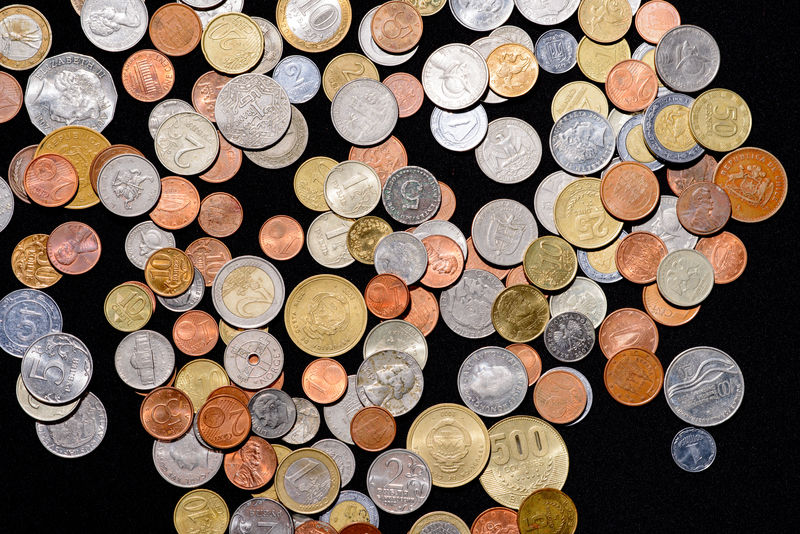
#> input picture lession5/circle_image.jpg, 800 x 534 px
$ python circle.py
#> lines starting #> are read from the running program, lines starting #| are printed output that depends on the picture; after the words box and inside, x2 and y2 are one past the last pixel; in counts of white or black regions, pixels touching at a corner belong together
#!/usr/bin/env python3
# -*- coding: utf-8 -*-
"""
Hough Circle Detection.
Input: circle_image.jpg
Output: circle_detection_with_gradient.jpg, circle_detection_without_gradient.jpg
"""

import cv2
import numpy as np
import matplotlib.pyplot as plt


def detect_circles(image_path, param2_value, use_gradient_label="Default"):
    """Detects circles using HoughCircles.
    Args:
        image_path (str): Path to input image.
        param2_value (float): Accumulator threshold for circle centers.
        use_gradient_label (str): Label for display.
    Returns:
        tuple: (output_image, circles_detected)
    """
#> called with image_path = 'circle_image.jpg', param2_value = 30, use_gradient_label = 'With Gradient'
    img = cv2.imread(image_path)
#> img is the input picture: shape (534, 800, 3); mean B, G, R 92.1, 106.7, 125.4
    if img is None:
        raise FileNotFoundError(f"Image not found at {image_path}")
    output = img.copy()
    gray = cv2.cvtColor(img, cv2.COLOR_BGR2GRAY)
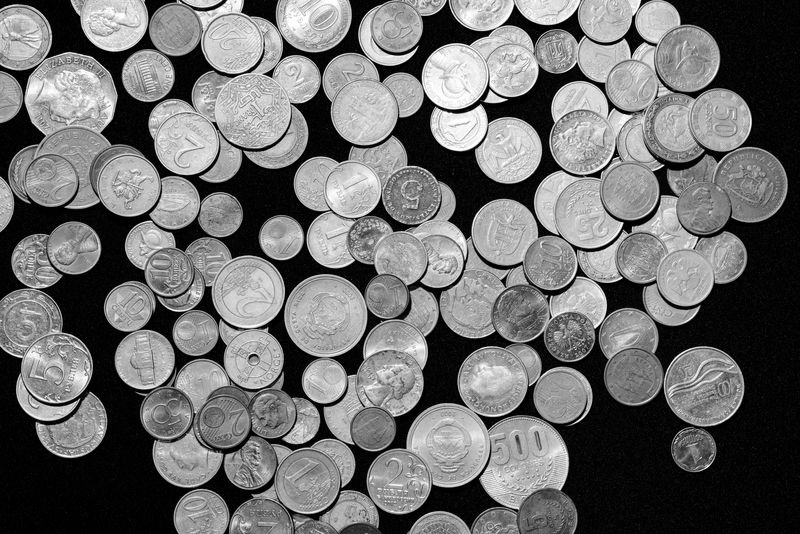
#> gray: shape (534, 800); min 0, max 255, mean 110.6
    # Reduce noise
    gray_blur = cv2.medianBlur(gray, 5)
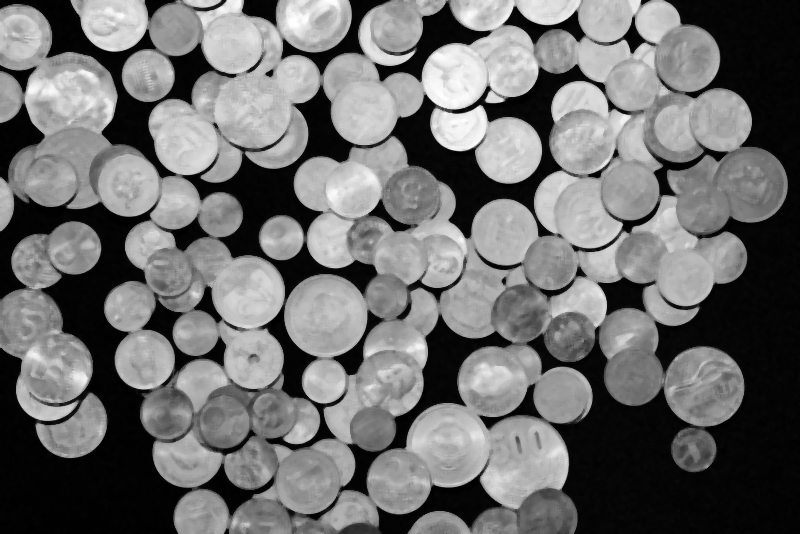
#> gray_blur: shape (534, 800); min 0, max 255, mean 110.4
    # Detect circles
    circles = cv2.HoughCircles(
        gray_blur,
        method=cv2.HOUGH_GRADIENT,
        dp=1,
        minDist=50,  # adjust based on image
        param1=100,  # upper threshold for Canny
        param2=param2_value,
        minRadius=20,
        maxRadius=100,
    )
#> circles = 77 rows, first 8: [128.5, 339.5, 99.4], [170.5, 377.5, 99.4], [273.5, 352.5, 99.4], [704.5, 386.5, 39.2], [523.5, 260.5, 99.4], [105.5, 289.5, 84], [686.5, 57.5, 32.9], [228.5, 401.5, 79.5]
    if circles is not None:
        circles = np.uint16(np.around(circles))
#> circles = 77 rows, first 8: [128, 340, 99], [170, 378, 99], [274, 352, 99], [704, 386, 39], [524, 260, 99], [106, 290, 84], [686, 58, 33], [228, 402, 80]
        for circle in circles[0, :]:
            center = (circle[0], circle[1])
            radius = circle[2]
            # Draw circle outline
            cv2.circle(output, center, radius, (0, 255, 0), 2)
            # Draw circle center
            cv2.circle(output, center, 2, (0, 0, 255), 3)
#> this loop made 77 passes
#> (center, radius) on passes 1 to 12: ((128, 340), 99), ((170, 378), 99), ((274, 352), 99), ((704, 386), 39), ((524, 260), 99), ((106, 290), 84), ((686, 58), 33), ((228, 402), 80), ((522, 462), 46), ((126, 196), 99), ((336, 318), 99), ((398, 480), 32)
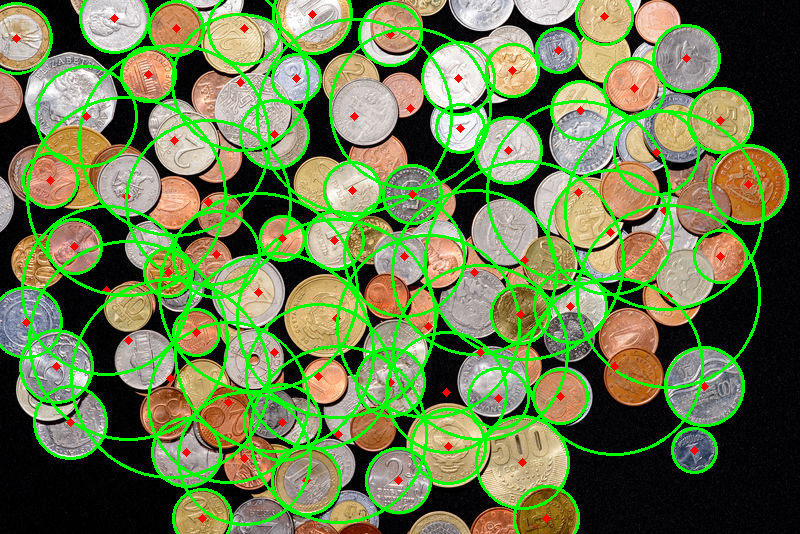
#> output: shape (534, 800, 3); 15.98% of pixels changed, all inside (x1, y1, x2, y2) = (0, 0, 789, 534)
        print(f"[{use_gradient_label}] Detected {len(circles[0])} circles.")
#| [With Gradient] Detected 77 circles.
    else:
        print(f"[{use_gradient_label}] No circles detected.")
    return output, circles


if __name__ == "__main__":
    IMAGE_PATH = "circle_image.jpg"
    # Case 1: With gradient (stricter, higher param2)
    result_with, circles_with = detect_circles(
        IMAGE_PATH, param2_value=30, use_gradient_label="With Gradient"
    )
#> circles_with has the same summary as circles in detect_circles
    # Case 2: Without gradient (looser, lower param2)
    result_without, circles_without = detect_circles(
        IMAGE_PATH, param2_value=20, use_gradient_label="Without Gradient"
    )
#> call 2 of detect_circles, with image_path = 'circle_image.jpg', param2_value = 20, use_gradient_label = 'Without Gradient'
#> in detect_circles (call 2), `circles = cv2.HoughCircles( gray_blur, method=cv2.HOUGH_GRADIENT, dp=1..`: circles = 103 rows, first 8: [128.5, 339.5, 99.4], [170.5, 377.5, 99.4], [273.5, 352.5, 99.4], [347.5, 438.5, 91.7], [123.5, 197.5, 99.4], [127.5, 286.5, 99.4], [310.5, 307.5, 97.2], [704.5, 386.5, 39.2]
#> in detect_circles (call 2), `circles = np.uint16(np.around(circles))`: circles = 103 rows, first 8: [128, 340, 99], [170, 378, 99], [274, 352, 99], [348, 438, 92], [124, 198, 99], [128, 286, 99], [310, 308, 97], [704, 386, 39]
#> the loop in detect_circles (call 2), `for circle in circles[0, :]:` made 103 passes
#> after the loop in detect_circles (call 2), `for circle in circles[0, :]:`:
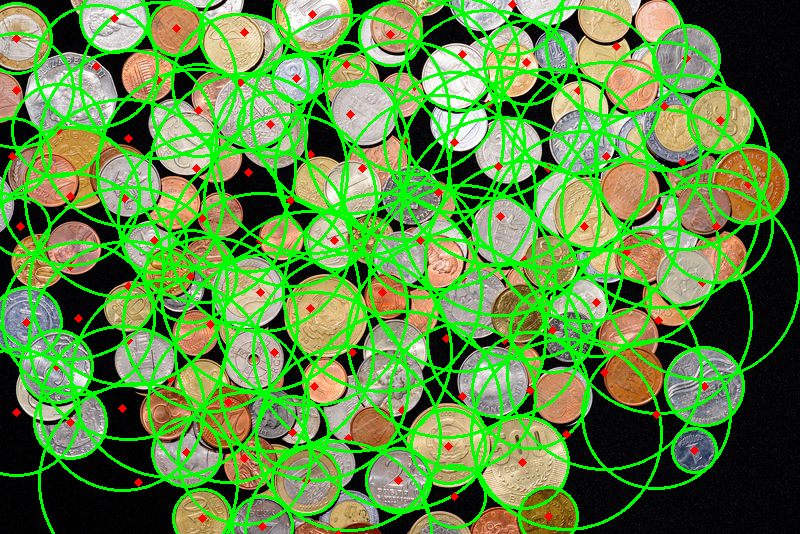
#> output: shape (534, 800, 3); mean B, G, R 65.7, 139.4, 92
#| [Without Gradient] Detected 103 circles.
#> circles_without has the same summary as circles in detect_circles
    # Save results
    cv2.imwrite("circle_detection_with_gradient.jpg", result_with)
    cv2.imwrite("circle_detection_without_gradient.jpg", result_without)
    # Display
    plt.figure(figsize=(12, 6))
    plt.subplot(1, 2, 1)
    plt.imshow(cv2.cvtColor(result_with, cv2.COLOR_BGR2RGB))
    plt.title("With Gradient (param2=30)")
    plt.axis("off")
    plt.subplot(1, 2, 2)
    plt.imshow(cv2.cvtColor(result_without, cv2.COLOR_BGR2RGB))
    plt.title("Without Gradient (param2=20)")
    plt.axis("off")
    plt.show()
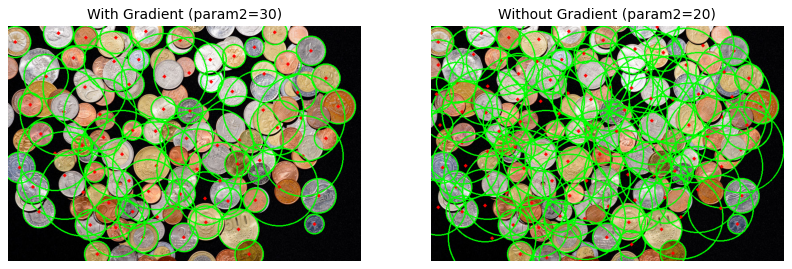
#> figure drawn by matplotlib, 2 panels

$ run again, with lession5/calib_1.jpg copied over lession5/circle_image.jpg
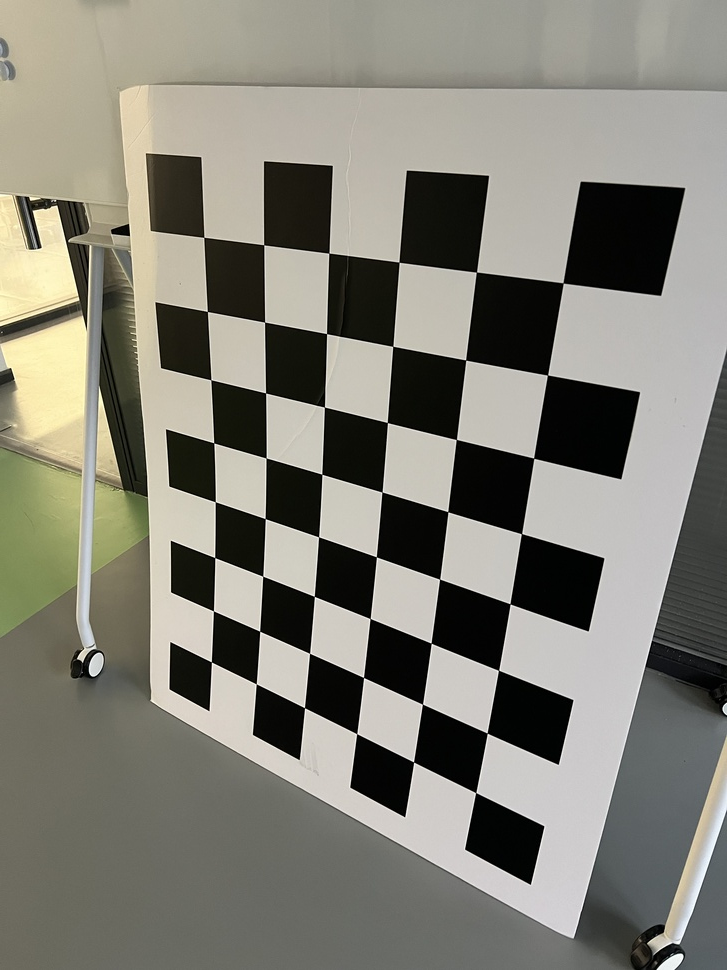
#> input picture lession5/calib_1.jpg, 727 x 970 px, shrunk from 3024 x 4032 before the run
#> in detect_circles, img is the input picture: shape (970, 727, 3); mean B, G, R 118, 128, 129.6
#> in detect_circles, `circles = cv2.HoughCircles( gray_blur, method=cv2.HOUGH_GRADIENT, dp=1..`: circles = None
#> in detect_circles (call 2), `circles = cv2.HoughCircles( gray_blur, method=cv2.HOUGH_GRADIENT, dp=1..`: circles = [[80.5, 391.5, 77.3], [42.5, 259.5, 50.1], [105.5, 197.5, 49], [36.5, 420.5, 26.2], [138.5, 411.5, 40.6], [108.5, 668.5, 20.3]]
#> in detect_circles (call 2), `circles = np.uint16(np.around(circles))`: circles = [[80, 392, 77], [42, 260, 50], [106, 198, 49], [36, 420, 26], [138, 412, 41], [108, 668, 20]]
#> the loop in detect_circles (call 2), `for circle in circles[0, :]:` made 6 passes
#> after the loop in detect_circles (call 2), `for circle in circles[0, :]:`:
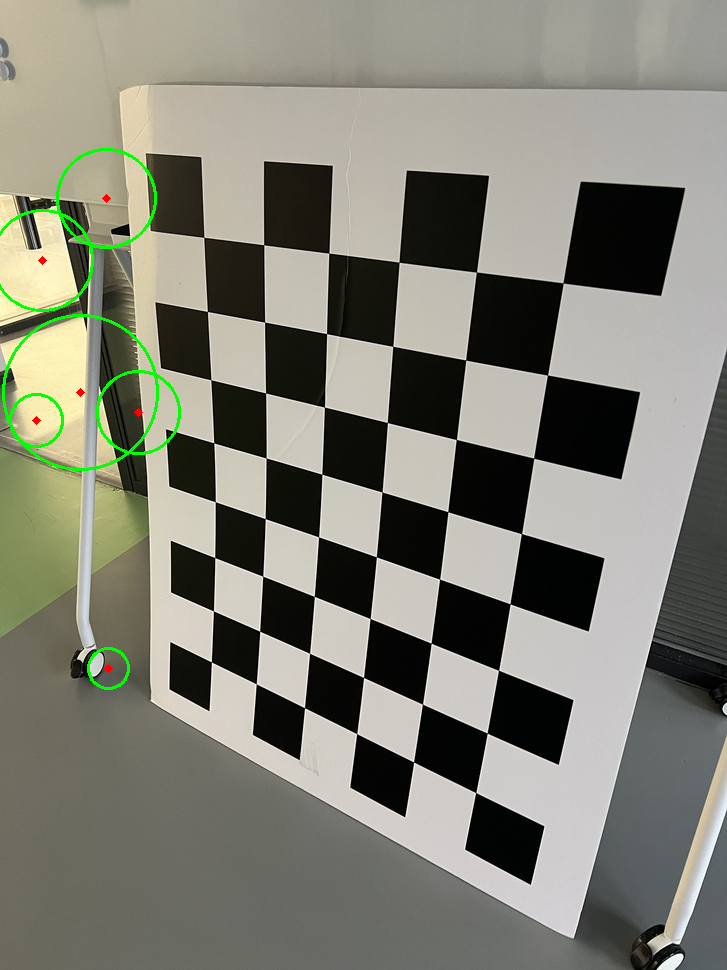
#> output: shape (970, 727, 3); 0.69% of pixels changed, all inside (x1, y1, x2, y2) = (0, 148, 181, 690)
#| [Without Gradient] Detected 6 circles.
#> circles_without has the same summary as circles in detect_circles
#> `plt.show()`:
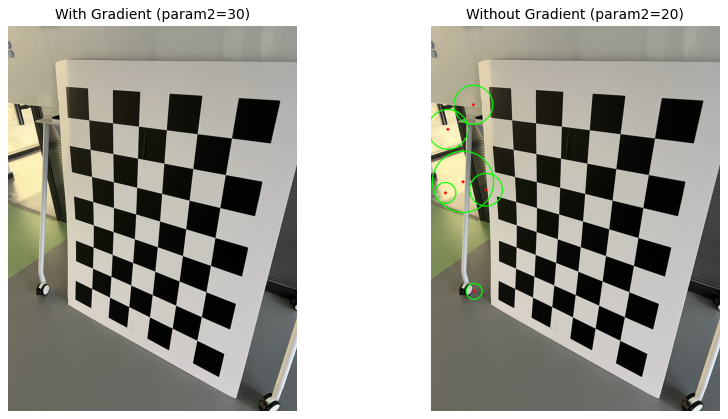
#> figure drawn by matplotlib, 2 panels

$ run again, with lession5/calib_10.jpg copied over lession5/circle_image.jpg
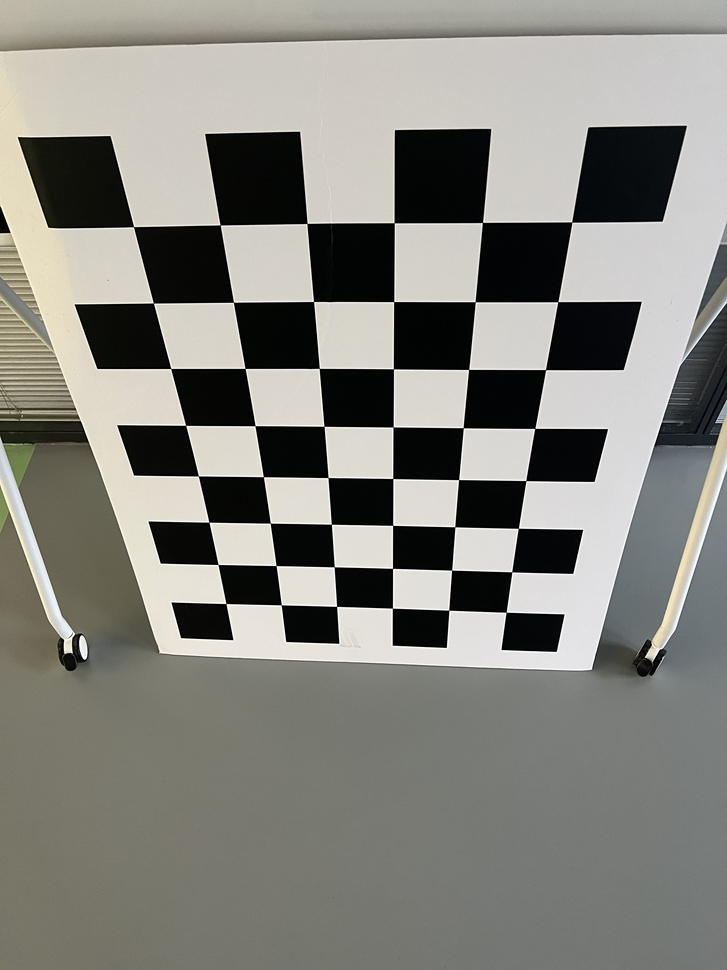
#> input picture lession5/calib_10.jpg, 727 x 970 px, shrunk from 3024 x 4032 before the run
#> in detect_circles, img is the input picture: shape (970, 727, 3); mean B, G, R 125.8, 132, 132.5
#> in detect_circles, `circles = cv2.HoughCircles( gray_blur, method=cv2.HOUGH_GRADIENT, dp=1..`: circles = None
#> in detect_circles (call 2), `circles = cv2.HoughCircles( gray_blur, method=cv2.HOUGH_GRADIENT, dp=1..`: circles = [[10.5, 341.5, 72.3], [111.5, 588.5, 57]]
#> in detect_circles (call 2), `circles = np.uint16(np.around(circles))`: circles = [[10, 342, 72], [112, 588, 57]]
#> the loop in detect_circles (call 2), `for circle in circles[0, :]:` made 2 passes
#> after the loop in detect_circles (call 2), `for circle in circles[0, :]:`:
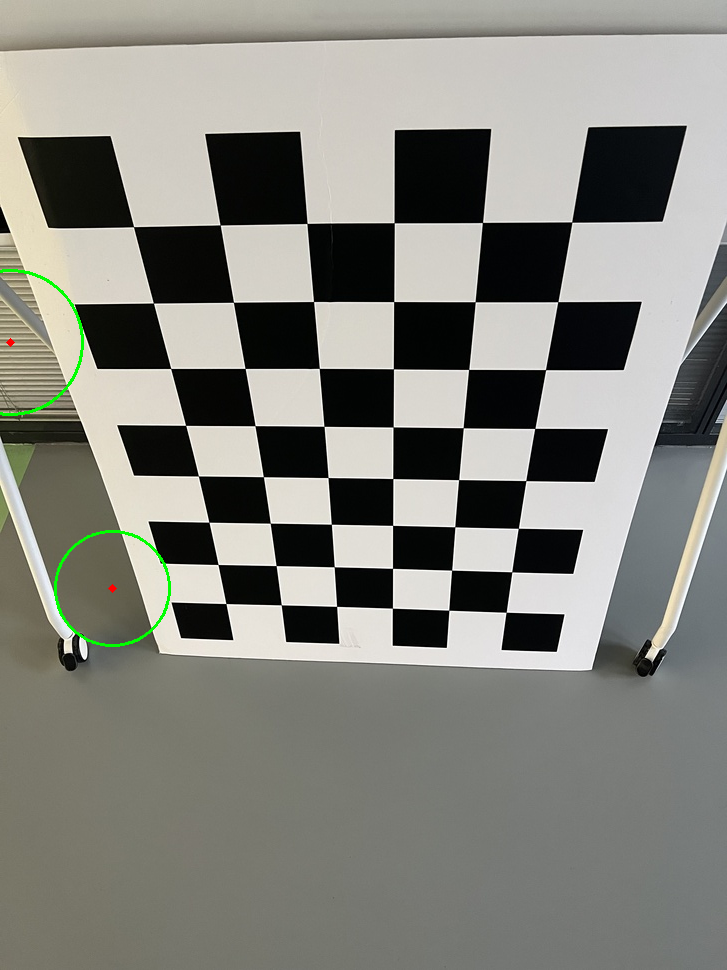
#> output: shape (970, 727, 3); 0.27% of pixels changed, all inside (x1, y1, x2, y2) = (0, 269, 171, 647)
#| [Without Gradient] Detected 2 circles.
#> `plt.show()`:
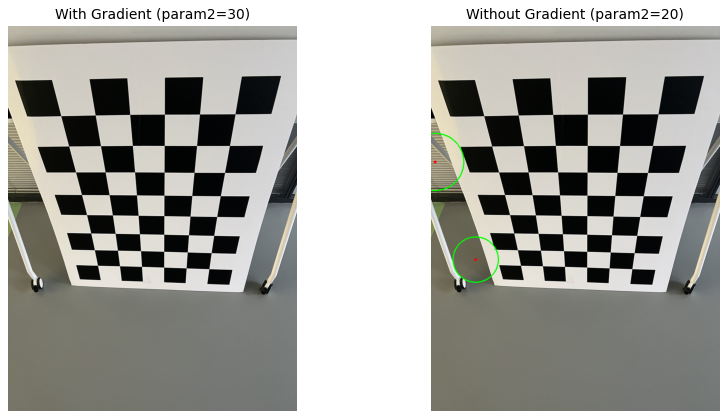
#> figure drawn by matplotlib, 2 panels

$ run again, with lession5/calib_11.jpg copied over lession5/circle_image.jpg
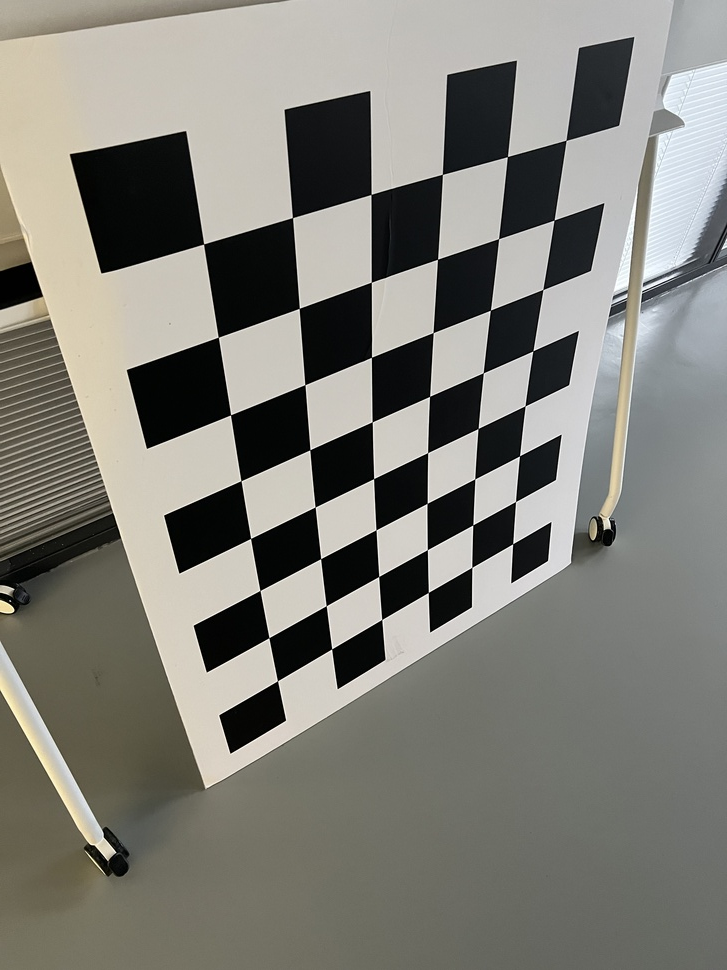
#> input picture lession5/calib_11.jpg, 727 x 970 px, shrunk from 3024 x 4032 before the run
#> in detect_circles, img is the input picture: shape (970, 727, 3); mean B, G, R 120, 127, 127.9
#> in detect_circles, `circles = cv2.HoughCircles( gray_blur, method=cv2.HOUGH_GRADIENT, dp=1..`: circles = [[50.5, 491.5, 43.6], [90.5, 547.5, 79.6], [5.5, 428.5, 76.3], [61.5, 403.5, 85.1], [33.5, 541.5, 33]]
#> in detect_circles, `circles = np.uint16(np.around(circles))`: circles = [[50, 492, 44], [90, 548, 80], [6, 428, 76], [62, 404, 85], [34, 542, 33]]
#> the loop in detect_circles, `for circle in circles[0, :]:` made 5 passes
#| [With Gradient] Detected 5 circles.
#> circles_with has the same summary as circles in detect_circles
#> in detect_circles (call 2), `circles = cv2.HoughCircles( gray_blur, method=cv2.HOUGH_GRADIENT, dp=1..`: circles = 15 rows, first 8: [52.5, 491.5, 43.6], [51.5, 549.5, 69.6], [103.5, 534.5, 99.4], [53.5, 388.5, 76.2], [5.5, 428.5, 76.3], [635.5, 207.5, 89.3], [233.5, 657.5, 99.4], [420.5, 557.5, 91.7]
#> in detect_circles (call 2), `circles = np.uint16(np.around(circles))`: circles = 15 rows, first 8: [52, 492, 44], [52, 550, 70], [104, 534, 99], [54, 388, 76], [6, 428, 76], [636, 208, 89], [234, 658, 99], [420, 558, 92]
#> the loop in detect_circles (call 2), `for circle in circles[0, :]:` made 15 passes
#> after the loop in detect_circles (call 2), `for circle in circles[0, :]:`:
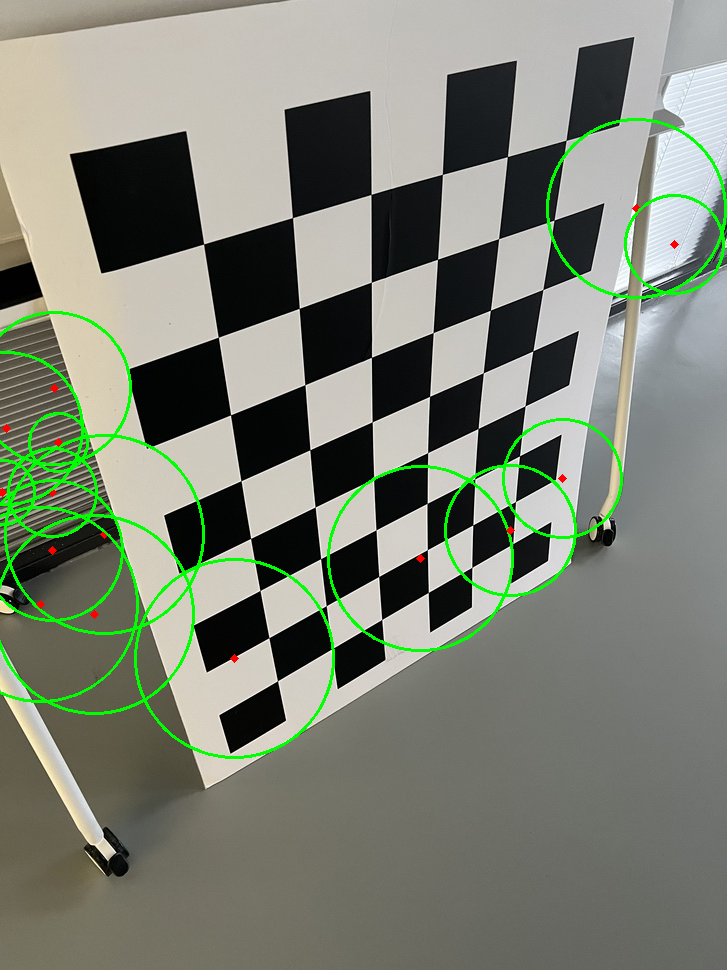
#> output: shape (970, 727, 3); 2.51% of pixels changed, all inside (x1, y1, x2, y2) = (0, 118, 727, 759)
#| [Without Gradient] Detected 15 circles.
#> circles_without has the same summary as circles in detect_circles
#> `plt.show()`:
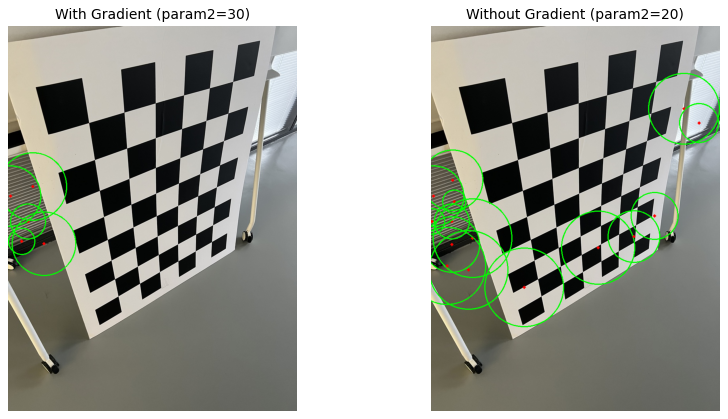
#> figure drawn by matplotlib, 2 panels
